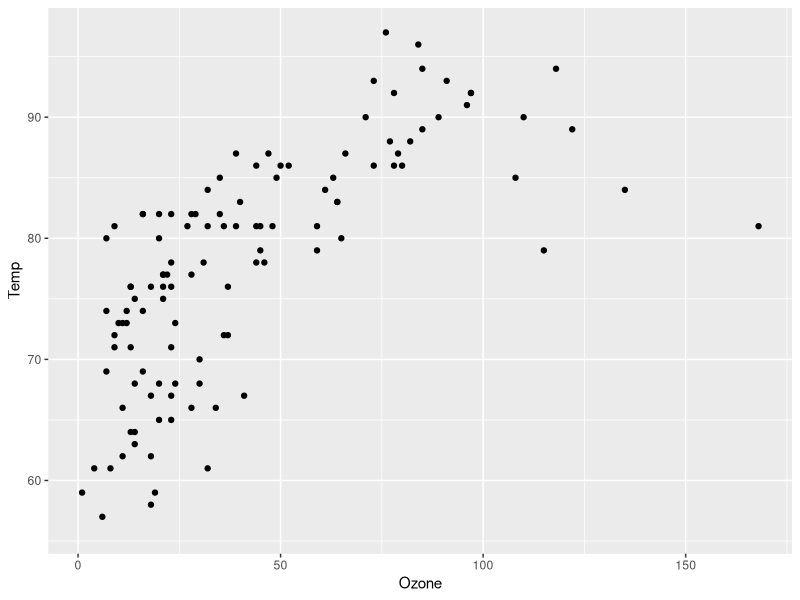
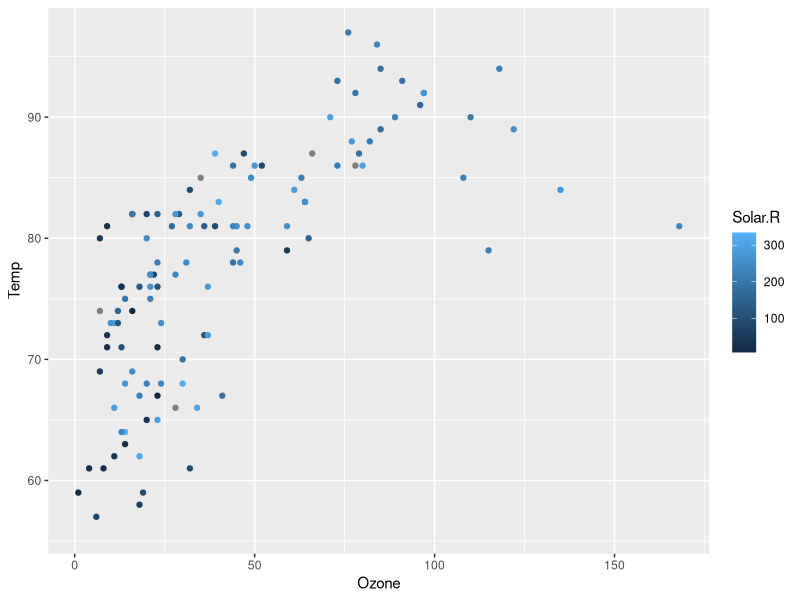
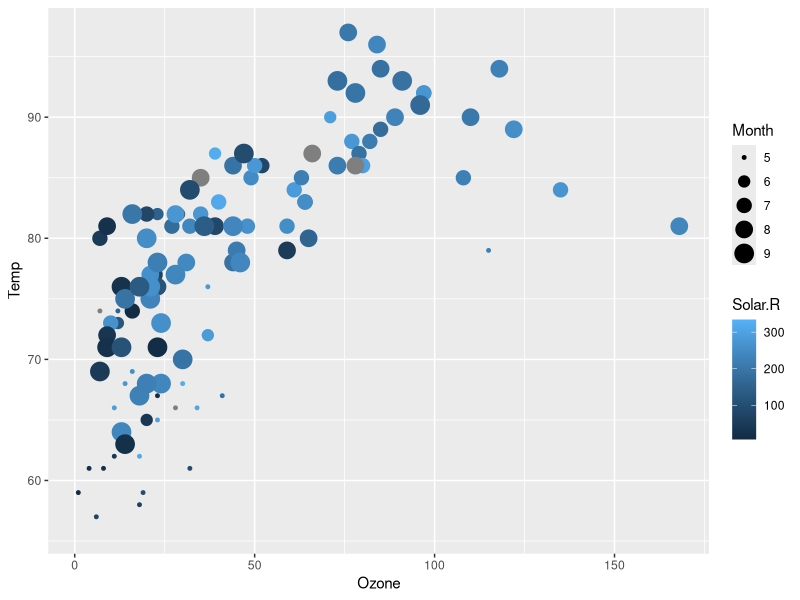
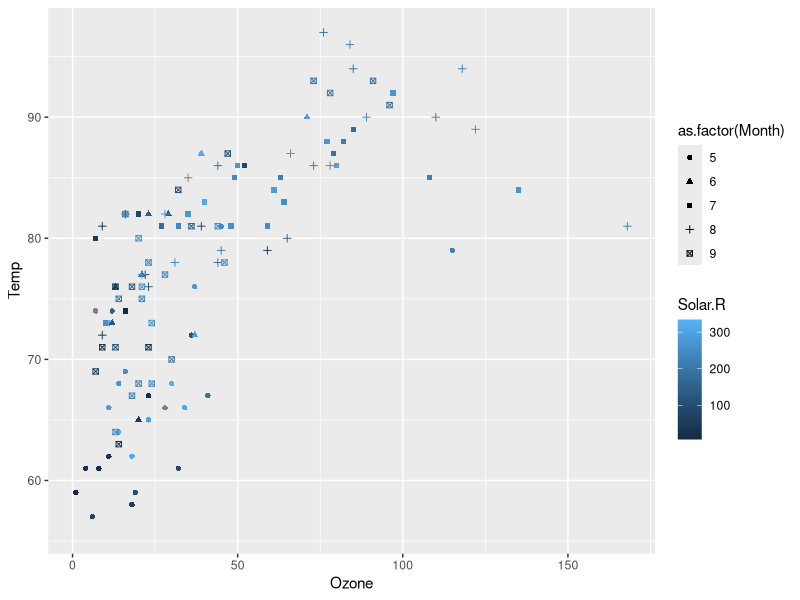

These charts were generated, in order, by the following R code:
## ---- chunk 1
knitr::opts_chunk$set(echo = TRUE)
## ---- chunk 2
head(airquality)   # top 6 rows of the dataset 
str(airquality)    # structure
?airquality        # the helppage of this dataset
## ---- chunk 3
library(ggplot2) # load ggplot to start plotting
ggplot(data = airquality)+  # first a layer of ggplot
        geom_point(aes(x =Ozone, y= Temp)) # then a layer of points
## ---- chunk 4
ggplot(data = airquality)+  # first a layer of ggplot
        geom_point(aes(x =Ozone, y= Temp, color =  Solar.R)) # then a layer of points
## ---- chunk 5
ggplot(data = airquality)+  # first a layer of ggplot
        geom_point(aes(x =Ozone, y= Temp, color =  Solar.R, size = Month)) # then a layer 
## ---- chunk 6
ggplot(data = airquality)+  # first a layer of ggplot
        geom_point(aes(x =Ozone, y= Temp, color =  Solar.R, shape = as.factor(Month))) # then a layer 
